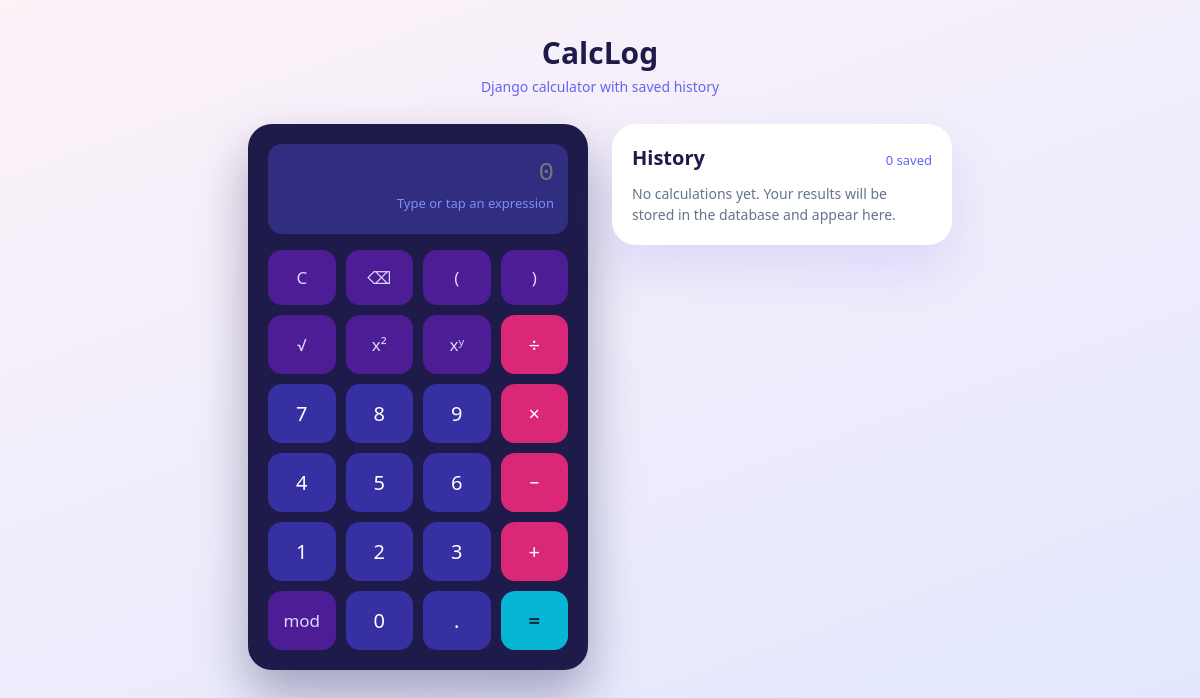
Before: / with the older database file.
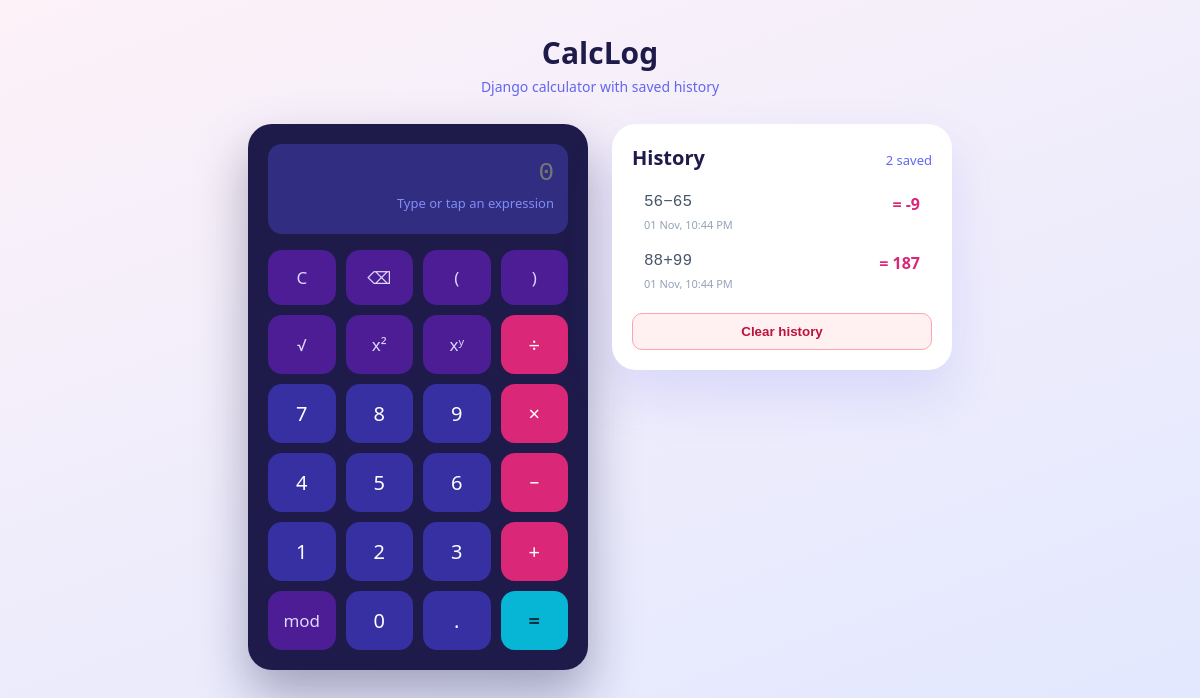
After: the same page with the newer database file.
### calculator/models.py (models this page shows, shortened)
class Calculation(models.Model):
    expression = models.CharField(max_length=200)
    result = models.CharField(max_length=50)
    created_at = models.DateTimeField(auto_now_add=True)
    class Meta:
        ordering = ['-created_at']

### calculator/views.py (the view, shortened to what this page needs)
# urls.py: 2. Add a URL to urlpatterns:  path('', views.home, name='home')
def home(request):
    expression = ''
    result = None
    error = None
    context = {
        'expression': expression,
        'result': result,
        'error': error,
        'history': Calculation.objects.all()[:10],
        'total': Calculation.objects.count(),
    }
    return render(request, 'calculator/home.html', context)

### calculator/templates/calculator/home.html (shortened to what this page needs)
{% load static %}
<!DOCTYPE html>
<html lang="en">
<head>
  <link rel="stylesheet" href="{% static 'calculator/style.css' %}">
</head>
<body>
  <h1 class="title">CalcLog <span>Django calculator with saved history</span></h1>
  <div class="layout">
    <form method="post" class="calc" id="calcForm">
      <div class="screen">
        <input type="text" name="expression" id="display" value="{{ expression }}"
               placeholder="0" autocomplete="off" aria-label="Expression">
        {% if result is not None %}
          <div class="result">= {{ result }}</div>
        {% elif error %}
          <div class="result error">{{ error }}</div>
        {% else %}
          <div class="result muted">Type or tap an expression</div>
        {% endif %}
      </div>
      <div class="keys">
        <button type="button" class="fn" data-action="clear">C</button>
        <button type="button" class="fn" data-action="back">⌫</button>
        <button type="button" class="fn" data-key="(">(</button>
        <button type="button" class="fn" data-key=")">)</button>
        <button type="button" class="fn" data-key="√(">√</button>
        <button type="button" class="fn" data-key="^2">x²</button>
        <button type="button" class="fn" data-key="^">xʸ</button>
        <button type="button" class="op" data-key="÷">÷</button>
        <button type="button" data-key="7">7</button>
        <button type="button" data-key="8">8</button>
        <button type="button" data-key="9">9</button>
        <button type="button" class="op" data-key="×">×</button>
        <button type="button" data-key="4">4</button>
        <button type="button" data-key="5">5</button>
        <button type="button" data-key="6">6</button>
        <button type="button" class="op" data-key="−">−</button>
        <button type="button" data-key="1">1</button>
        <button type="button" data-key="2">2</button>
        <button type="button" data-key="3">3</button>
        <button type="button" class="op" data-key="+">+</button>
        <button type="button" class="fn" data-key="%">mod</button>
        <button type="button" data-key="0">0</button>
        <button type="button" data-key=".">.</button>
        <button type="submit" class="eq">=</button>
      </div>
    </form>
    <aside class="history">
      <div class="history-head">
        <h2>History</h2>
        <span class="count">{{ total }} saved</span>
      </div>
      {% if history %}
        <ul>
          {% for calc in history %}
            <li data-result="{{ calc.result }}" title="Click to reuse this result">
              <span class="expr">{{ calc.expression }}</span>
              <span class="ans">= {{ calc.result }}</span>
              <span class="time">{{ calc.created_at|date:"d M, h:i A" }}</span>
            </li>
          {% endfor %}
        </ul>
        <form method="post" action="{% url 'clear_history' %}">
          <button type="submit" class="clear-btn">Clear history</button>
        </form>
      {% else %}
        <p class="empty">No calculations yet. Your results will be stored in the database and appear here.</p>
      {% endif %}
    </aside>
  </div>
</body>
</html>

### calculator/static/calculator/style.css (style rules this page uses)
* { box-sizing: border-box; margin: 0; padding: 0; }
body { font-family: "Segoe UI", Roboto, Arial, sans-serif; background: linear-gradient(160deg, #fdf2f8, #e0e7ff); color: #1e1b4b; min-height: 100vh; padding: 32px 16px; }
.title { text-align: center; font-size: 30px; margin-bottom: 28px; }
.title span { display: block; font-size: 14px; font-weight: 400; color: #6366f1; margin-top: 4px; }
.layout { display: flex; gap: 24px; justify-content: center; align-items: flex-start; flex-wrap: wrap; max-width: 860px; margin: 0 auto; }
.calc { background: #1e1b4b; padding: 20px; border-radius: 24px; width: 340px; max-width: 100%; box-shadow: 0 25px 50px rgba(30, 27, 75, 0.35); }
.screen { background: #312e81; border-radius: 14px; padding: 14px; margin-bottom: 16px; }
#display { width: 100%; background: transparent; border: 0; outline: none; color: #fff; font-size: 26px; text-align: right; font-family: Consolas, monospace; }
.result { text-align: right; color: #a5f3fc; font-size: 20px; margin-top: 6px; min-height: 26px; }
.result.muted { color: #818cf8; font-size: 13px; }
.keys { display: grid; grid-template-columns: repeat(4, 1fr); gap: 10px; }
.keys button { border: 0; border-radius: 14px; padding: 16px 0; font-size: 20px; font-family: inherit; cursor: pointer; background: #3730a3; color: #fff; transition: transform 0.08s, filter 0.15s; }
.keys .fn { background: #4c1d95; color: #ddd6fe; font-size: 17px; }
.keys .op { background: #db2777; }
.keys .eq { background: #06b6d4; color: #083344; font-weight: 700; }
.history { background: #fff; border-radius: 24px; padding: 20px; width: 340px; max-width: 100%; box-shadow: 0 25px 50px rgba(99, 102, 241, 0.15); }
.history-head { display: flex; justify-content: space-between; align-items: baseline; margin-bottom: 12px; }
.history h2 { font-size: 20px; }
.count { font-size: 13px; color: #6366f1; }
.history ul { list-style: none; max-height: 380px; overflow-y: auto; }
.history li { padding: 10px 12px; border-radius: 10px; cursor: pointer; display: grid; grid-template-columns: 1fr auto; row-gap: 2px; }
.expr { font-family: Consolas, monospace; color: #475569; word-break: break-all; }
.ans { font-weight: 700; color: #db2777; text-align: right; }
.time { grid-column: 1 / -1; font-size: 11px; color: #94a3b8; }
.clear-btn { margin-top: 12px; width: 100%; padding: 10px; border-radius: 10px; cursor: pointer; border: 1px solid #fda4af; background: #fff1f2; color: #be123c; font-weight: 600; }

Changed rows visible on the page:
added Calculation: expression "56−65", result "-9", created_at "01 Nov, 10:44 PM"
added Calculation: expression "88+99", result "187", created_at "01 Nov, 10:44 PM"
Other visible differences:
{{ total }}: "0" → "2"
text no longer shown: "No calculations yet. Your results will be stored in the database and appear here."
text now shown: "Clear history"
